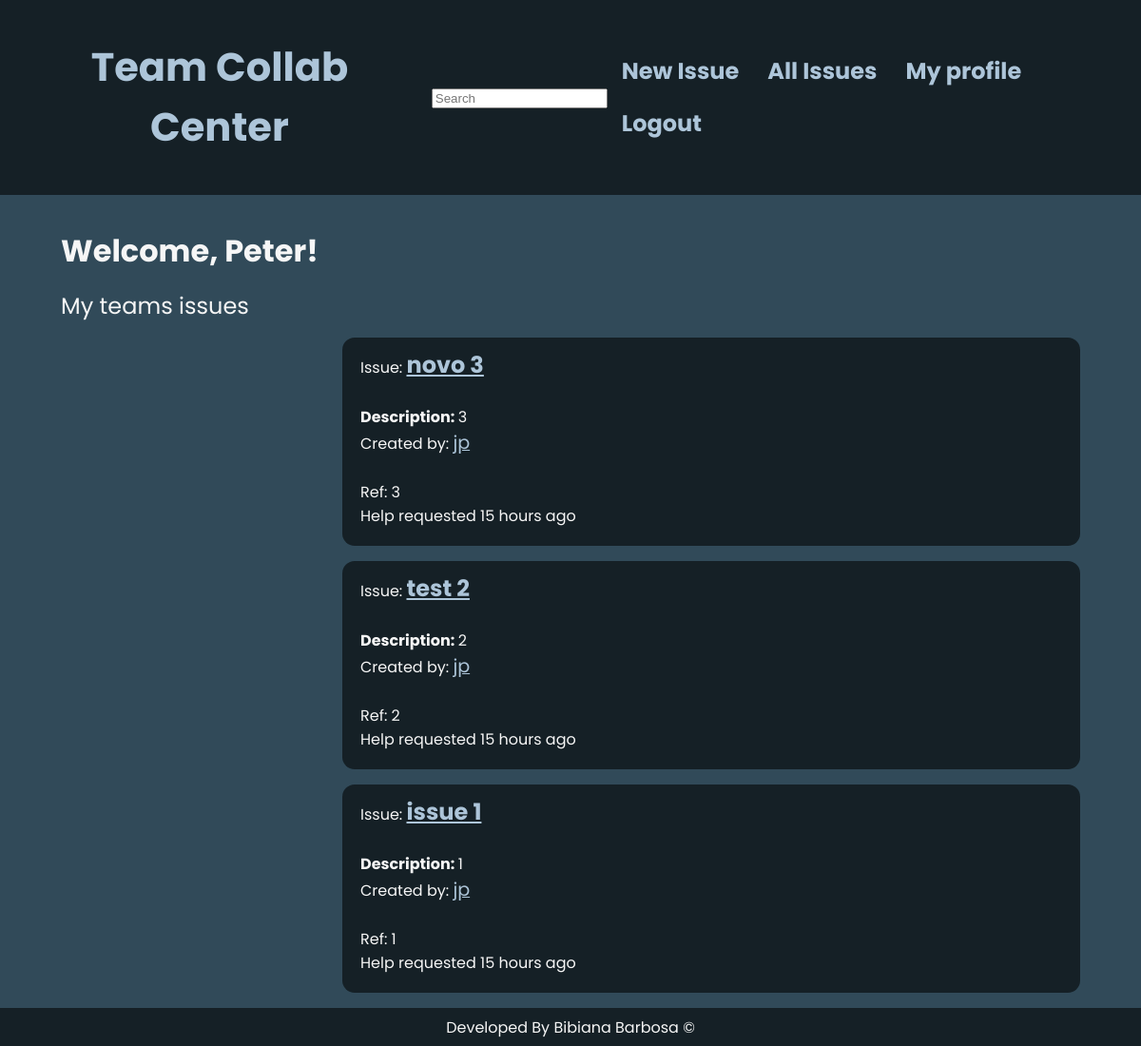
Screenshot of /index (signed in) with the database file from the repository.
### app/models.py (models this page shows, shortened)
class User(UserMixin, db.Model):
    __tablename__='users'
    id = db.Column(db.Integer, primary_key=True)
    username = db.Column(db.String(64), index=True, unique=True)
    email = db.Column(db.String(120), index=True, unique=True)
    password_hash = db.Column(db.String(128))
    posts = db.relationship('Post', backref='author', lazy='dynamic')
    position_id = db.Column(db.Integer, db.ForeignKey('position.id'))
    about_me = db.Column(db.String(240))
    last_seen = db.Column(db.DateTime, default=datetime.utcnow)
    team_id = db.Column(db.Integer, db.ForeignKey('teams.id'))
    comments = db.relationship('Comment', backref='comment_author', lazy='dynamic')
    def team_posts(self):
        created = Post.query.filter_by(team_id=self.team_id)
        return created.order_by(Post.timestamp.desc())

class SearchableMixin(object):
    @classmethod
    def before_commit(cls, session):
        session._changes = {
            'add': list(session.new),
            'update': list(session.dirty),
            'delete': list(session.deleted)
        }
    @classmethod
    def after_commit(cls, session):
        for obj in session._changes['add']:
            if isinstance(obj, SearchableMixin):
                add_to_index(obj.__tablename__, obj)
        for obj in session._changes['update']:
            if isinstance(obj, SearchableMixin):
                add_to_index(obj.__tablename__, obj)
        for obj in session._changes['delete']:
            if isinstance(obj, SearchableMixin):
                remove_from_index(obj.__tablename__, obj)
        session._changes = None

class Post(SearchableMixin, db.Model):
    __searchable__ = ['title', 'description', 'id']
    __tablename__='posts'
    id = db.Column(db.Integer, primary_key=True)
    title = db.Column(db.String(64))
    description = db.Column(db.String(1000))
    timestamp = db.Column(db.DateTime, index=True, default=datetime.utcnow)
    user_id = db.Column(db.Integer, db.ForeignKey('users.id'))
    team_id = db.Column(db.Integer, db.ForeignKey('teams.id'))
    comments = db.relationship('Comment', backref='comment_ticket', lazy='dynamic')

### app/routes.py (the view)
@app.route('/', methods=['GET', 'POST'])
@app.route('/index', methods=['GET', 'POST'])
@login_required
def index():
    page = request.args.get('page', 1, type=int)
    posts = current_user.team_posts().paginate(
        page, app.config['POSTS_PER_PAGE'], False)
    next_url = url_for('index', page=posts.next_num) \
        if posts.has_next else None
    prev_url = url_for('index', page=posts.prev_num) \
        if posts.has_prev else None
    return render_template('index.html', title='Home', posts=posts.items, next_url=next_url,
                           prev_url=prev_url)

### app/forms.py
class SearchForm(FlaskForm):
    q = StringField(('Search'), validators=[DataRequired()])
    def __init__(self, *args, **kwargs):
        if 'formdata' not in kwargs:
            kwargs['formdata'] = request.args
        if 'csrf_enabled' not in kwargs:
            kwargs['csrf_enabled'] = False
        super(SearchForm, self).__init__(*args, **kwargs)

### app/models.py (called while the page is built)
@login.user_loader
def load_user(id):
    return User.query.get(int(id))

### app/routes.py (called while the page is built)
@app.before_request
def before_request():
    if current_user.is_authenticated:
        current_user.last_seen = datetime.utcnow()
        db.session.commit()
        g.search_form = SearchForm()

### app/templates/index.html (shortened to what this page needs)
{% extends "base.html" %}
    {% block content %}
    <div class="main-body">
        <h2 class="welcome">Welcome, {{ current_user.username }}!</h2>
        <h3 class="teams">My teams issues</h3>
    {% for post in posts %}
        {% include '_post.html' %}
    {% endfor %}
    </div>
{% endblock %}

### app/templates/_post.html (shortened to what this page needs)
<div class="posts-wrapper">
    <table class="posts-issues-table>
        <tr valign="top">
            <td>
                Issue: <b><a class="issue-name" href="{{ url_for('post_view', id=post.id) }}">{{ post.title }}</a></b>
                <br>
                <br>
                <b><span>Description: </span></b>
                {% if post.description|length < 20 %}
                    {{ post.description }}
                {% else %}
                    {{ post.description[0:50] }} (...)
                {% endif %}
                <br>
                Created by: <a class="creator-name" href="{{ url_for('user', username=post.author.username) }}">
                    {{ post.author.username }}
                </a>
                <br>
                <br>
                Ref: {{ post.id }}
                <br>
                Help requested {{ moment(post.timestamp).fromNow() }}
            </td>
    </table>
</div>

### app/static/styles/base/style.css (style rules this page uses)
.welcome { margin: .2rem 4rem 0 4rem; padding-top: 2rem; font-size: 2rem; }
.teams { margin: 0 4rem 0 4rem; padding-top: 1rem; font-size: 1.5rem; font-weight: normal; }
.posts-wrapper { background-position: center; padding: 0.5rem 1rem 1rem 1rem; background-color: #152026; margin: 1rem 4rem 1rem 30%; border-radius: 13px; color: #F6F6F6; }
.posts-wrapper a { color: #ADC5D9; text-decoration: underline; cursor: pointer; }
.posts-wrapper .issue-name { font-size: 1.5rem; }
.posts-wrapper .creator-name { font-size: 1.2rem; }
* { -webkit-box-sizing: border-box; box-sizing: border-box; }
body { font-family: 'Poppins', sans-serif; color: #F6F6F6; margin: 0; background-color: #314A59; }
body a { color: #ADC5D9; }

### rows the page displays
User: username "Peter"
Post: title "novo 3", description "3", author.username "jp", id "3", timestamp "15 hours ago"
Post: title "test 2", description "2", author.username "jp", id "2", timestamp "15 hours ago"
Post: title "issue 1", description "1", author.username "jp", id "1", timestamp "15 hours ago"
